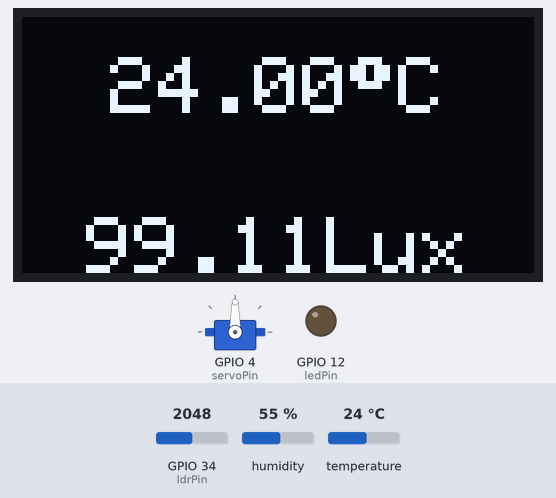
This sketch was run on a simulated ESP32. Shown: servo, 128×64 one-colour display, output pins drawn as LEDs (lit = HIGH). The test bench sets the inputs (shaded band); at power-on: GPIO 34 (ldrPin) = 2048, temperature 24 °C, humidity 55 %. WiFi joins after 1.5 s; servers stay silent unless stated; what the sketch prints to the serial monitor is not drawn.

Above: at 5.0 s.
5.1 s: GPIO 34 (ldrPin) set to 687
At 6.6 s:
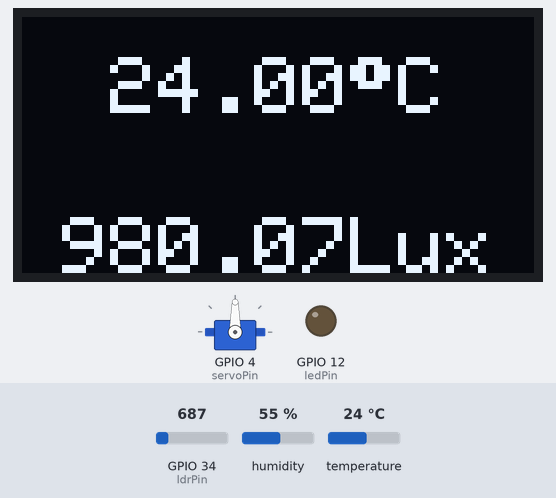
7.5 s: GPIO 34 (ldrPin) set to 600
At 9.5 s:
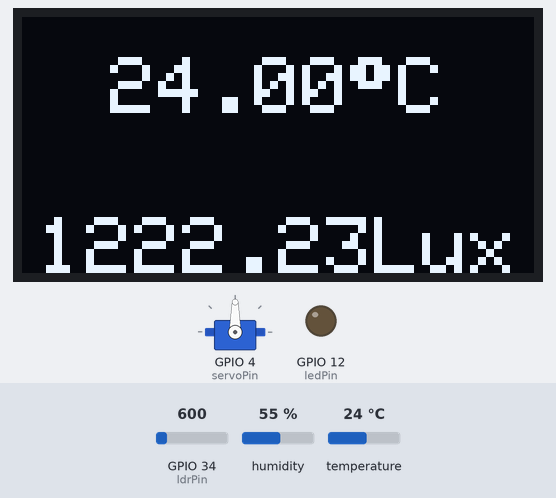
13.5 s: GPIO 34 (ldrPin) set to 0
At 15.6 s:
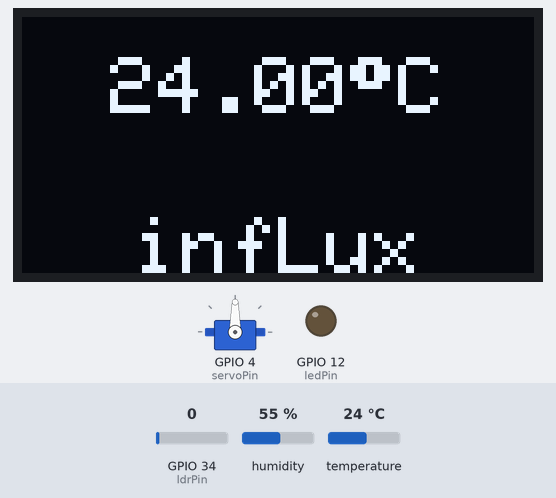
19.5 s: temperature set to 12 °C
At 21.6 s:
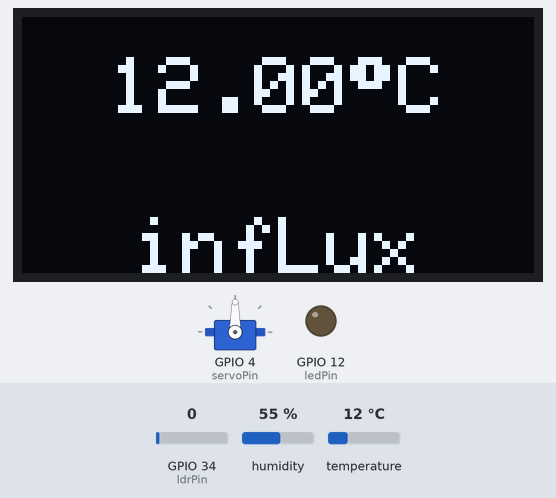
25.5 s: temperature set to 19 °C
At 27.7 s:
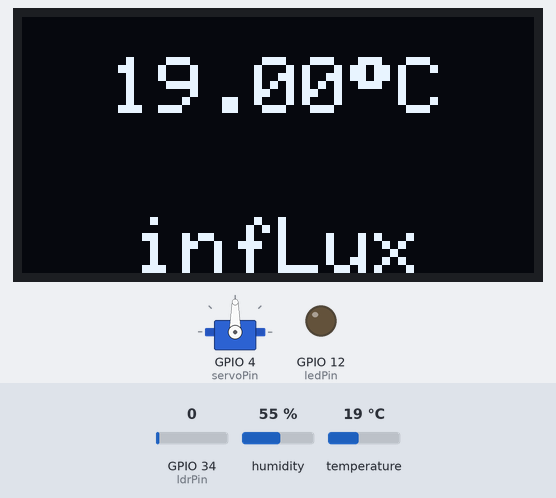
30.6 s: temperature set to 28 °C
At 32.8 s:
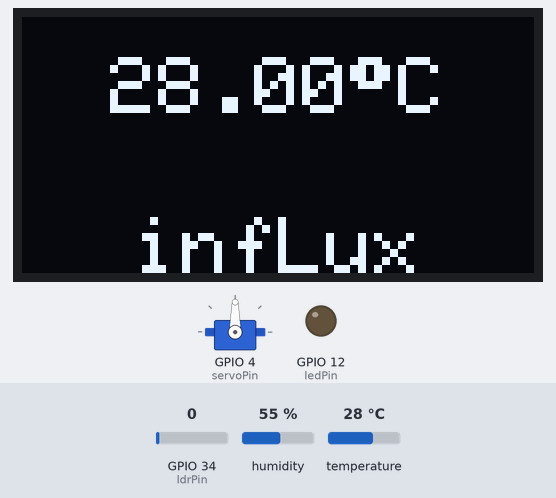
Timing chart, 0 to 35.8 s (numbered marks = the images above; inputs shaded):
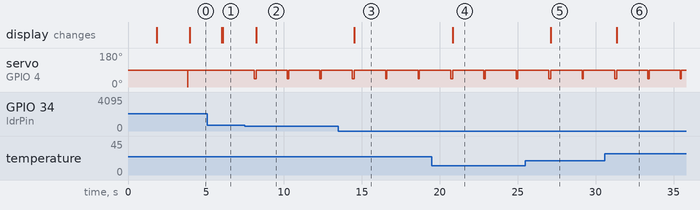

Measured:
- the behaviour switches between 632 and 631 on GPIO 34 (ldrPin) (found by bisection; images 1 and 2)
- after the input at 5.1 s, the display: first changes after 0.91 s (image 1 shows a later state)
- after the input at 7.5 s, servo on GPIO 4 (servoPin): alternates 90° for 2.0 s and 45° for 0.07 s, starting after 0.59 s; the display: changes after 0.72 s (image 2)
- after the input at 13.5 s, the display: changes after 1.0 s (image 3)
- after the input at 19.5 s, the display: changes after 1.3 s (image 4)
- after the input at 25.5 s, the display: changes after 1.6 s (image 5)
- after the input at 30.6 s, the display: changes after 0.74 s (image 6)

The sketch:

sketch.ino
```cpp
#define BLYNK_TEMPLATE_ID "TMPL6dH4jHEW5"
#define BLYNK_TEMPLATE_NAME "Kelompok 1"
#define BLYNK_AUTH_TOKEN "AvK7KRN47W9mWkBjoFgMlzn1NkEZwknv"
#define BLYNK_PRINT Serial

#include <WiFi.h>
#include <SPI.h>
#include <Wire.h>
#include <DHTesp.h>
#include <ESP32Servo.h>
#include <Adafruit_GFX.h>
#include <Adafruit_SSD1306.h>
#include <BlynkSimpleEsp32.h>

#define SCREEN_WIDTH 128 // OLED width,  in pixels
#define SCREEN_HEIGHT 64 // OLED height, in pixels

const char* wifiSsid = "Wokwi-GUEST";
const char* wifiPassword = "";
int ldrPin = 34;
int servoPin = 4;
int DHT_PIN = 13;
int buzzerPin = 32;
int ledPin = 12;
int val;
String tempString,tempString1,ldrString, ldrString1;
float tempCelcius;
float gama = 0.7;
float rl10 = 50;
unsigned long waktu;
unsigned long prevTime;


#define switchVpin V0
#define statusVpin V1
#define tempVpin V2
#define lightVpin V3

Servo servo;
DHTesp dhtSensor;
#define display_RESET     -1 // Reset pin
#define SCREEN_ADDRESS 0x3C ///address i2c oled
Adafruit_SSD1306 display(SCREEN_WIDTH, SCREEN_HEIGHT, &Wire, -1);


BLYNK_CONNECTED()
{
    Serial.println("Blynk connected");
    Blynk.syncVirtual(switchVpin);
}

void setup() {
  // put your setup code here, to run once:
  Serial.begin(115200);
  pinMode(ldrPin, INPUT);
  pinMode(buzzerPin, OUTPUT);
  pinMode(ledPin, OUTPUT);
  servo.attach(servoPin);
  dhtSensor.setup(DHT_PIN, DHTesp::DHT22);
  Blynk.begin(BLYNK_AUTH_TOKEN, wifiSsid, wifiPassword);

   if (!display.begin(SSD1306_SWITCHCAPVCC, 0x3C)) {
    Serial.println(F("SSD1306 allocation failed"));
    while (true);
  }
  prevTime = 0;
  delay(2000);         // wait for initializing
  display.clearDisplay(); // clear display

  //display.setTextSize(2);          // text size
  //display.setTextColor(WHITE);     // text color

  //displayDisplayCenter("SUHU : ", 4);

  servo.write(0);
  tone(buzzerPin,0);
  Serial.println ("finish.setup");

}


void loop()
{
  Blynk.run();
  waktu = millis();
  if (waktu-prevTime >= 1000)
  {
    //if (ledPin == HIGH){

    Blynk.virtualWrite(V0,1);

    int ldrStatus = analogRead(ldrPin);
    ldrStatus = map(ldrStatus, 4095, 0, 1024, 0); //mengubah nilai pembacaan sensor LDR dari nilai ADC arduino menjadi nilai ADC ESP32
    float voltase = ldrStatus / 1024.*5;
    float resistansi = 2000 * voltase / (1-voltase/5);
    float ldrStatus1 = pow(rl10*1e3*pow(10,gama)/resistansi,(1/gama));

    TempAndHumidity  data = dhtSensor.getTempAndHumidity();
    tempCelcius = data.temperature;
    Blynk.virtualWrite(V2, tempCelcius);
    Blynk.virtualWrite(V3, ldrStatus1 );
    if (ldrStatus1 < 400 && tempCelcius >= 70 )
    {
      servo.write(45);
      delay (20);
      tone(buzzerPin,200);
      Blynk.virtualWrite(V1,1);
    }
    else if (ldrStatus1 < 400 && tempCelcius < 70)
    {
      servo.write(90);
      delay (20);
      tone(buzzerPin,0);
      Blynk.virtualWrite(V1,0);
    }
    else if (ldrStatus1 >= 1126 && tempCelcius < 70)
    {
      servo.write(45);
      delay (20);
      tone(buzzerPin,0);
      Blynk.virtualWrite(V1,0);
    }
    else if (ldrStatus1 >= 1126 && tempCelcius >= 70)
    {
      servo.write(45);
      delay(20);
      tone(buzzerPin,200);
      Blynk.virtualWrite(V1,1);
    }
    tempString  = String(tempCelcius, 2); // two decimal places
    tempString += (char)247;
    tempString += "C";
    ldrString  = String(ldrStatus1, 2); // two decimal places
    ldrString += "Lux";
    //biar ketumpuk hitam dulu jika suhu nya berubah

    if(tempString != tempString1 || ldrString != ldrString1)
    {
      display.setTextColor(BLACK);
      displayDisplayCenter(tempString1,10);
      displayDisplayCenter(ldrString1,50);
    }
    tempString1= tempString;
    ldrString1= ldrString;
    Serial.println(tempString); // print the temperature in Celsius to Serial Monitor
    Serial.println(ldrStatus1);

    //lanjut tulis warna putih
    display.setTextColor(WHITE);
    display.setTextSize(2);
    displayDisplayCenter(tempString,10);
    displayDisplayCenter(ldrString,50);
  }
  else
  {
    Blynk.virtualWrite(V0, 0);
    tone(buzzerPin, 0);
    servo.write(90);
    delay(2000);         // wait for initializing
    display.setTextColor(WHITE,BLACK); // clear display
  }
  prevTime = waktu;
}

void displayDisplayCenter(String text, int posisi)
{
  int16_t x1;
  int16_t y1;
  uint16_t width;
  uint16_t height;

  display.getTextBounds(text, 0, 0, &x1, &y1, &width, &height);

  display.setCursor((SCREEN_WIDTH - width) / 2, posisi);
  display.println(text); // text to display
  display.display();
}
```
